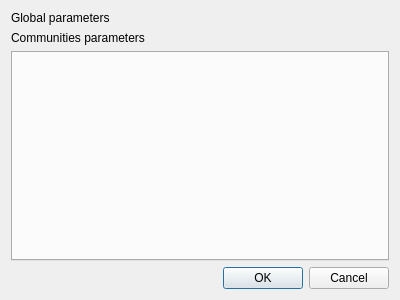
<?xml version="1.0" encoding="UTF-8"?>
<ui version="4.0">
 <class>ConfigureAccountDialog</class>
 <widget class="QDialog" name="ConfigureAccountDialog">
  <property name="geometry">
   <rect>
    <x>0</x>
    <y>0</y>
    <width>400</width>
    <height>300</height>
   </rect>
  </property>
  <property name="windowTitle">
   <string>Configure current account</string>
  </property>
  <layout class="QVBoxLayout" name="verticalLayout_2">
   <item>
    <widget class="QLabel" name="label_2">
     <property name="text">
      <string>Global parameters</string>
     </property>
    </widget>
   </item>
   <item>
    <widget class="QLabel" name="label">
     <property name="text">
      <string>Communities parameters</string>
     </property>
    </widget>
   </item>
   <item>
    <widget class="QTabWidget" name="communitiesWidget">
     <property name="sizePolicy">
      <sizepolicy hsizetype="Expanding" vsizetype="Expanding">
       <horstretch>0</horstretch>
       <verstretch>0</verstretch>
      </sizepolicy>
     </property>
    </widget>
   </item>
   <item>
    <widget class="QDialogButtonBox" name="buttonBox">
     <property name="orientation">
      <enum>Qt::Horizontal</enum>
     </property>
     <property name="standardButtons">
      <set>QDialogButtonBox::Cancel|QDialogButtonBox::Ok</set>
     </property>
    </widget>
   </item>
  </layout>
 </widget>
 <resources/>
 <connections>
  <connection>
   <sender>buttonBox</sender>
   <signal>accepted()</signal>
   <receiver>ConfigureAccountDialog</receiver>
   <slot>accept()</slot>
   <hints>
    <hint type="sourcelabel">
     <x>248</x>
     <y>254</y>
    </hint>
    <hint type="destinationlabel">
     <x>157</x>
     <y>274</y>
    </hint>
   </hints>
  </connection>
  <connection>
   <sender>buttonBox</sender>
   <signal>rejected()</signal>
   <receiver>ConfigureAccountDialog</receiver>
   <slot>reject()</slot>
   <hints>
    <hint type="sourcelabel">
     <x>316</x>
     <y>260</y>
    </hint>
    <hint type="destinationlabel">
     <x>286</x>
     <y>274</y>
    </hint>
   </hints>
  </connection>
 </connections>
</ui>
